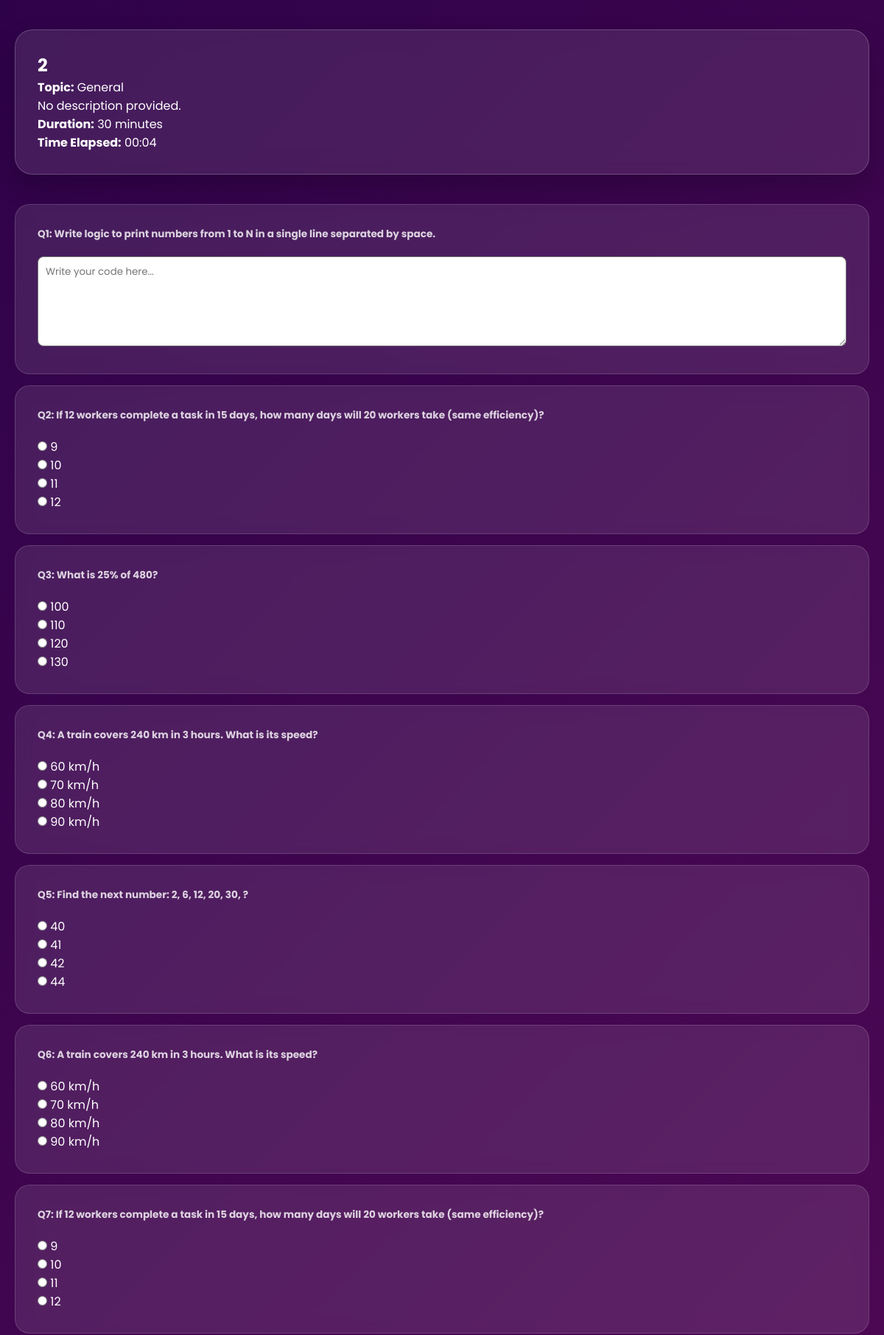
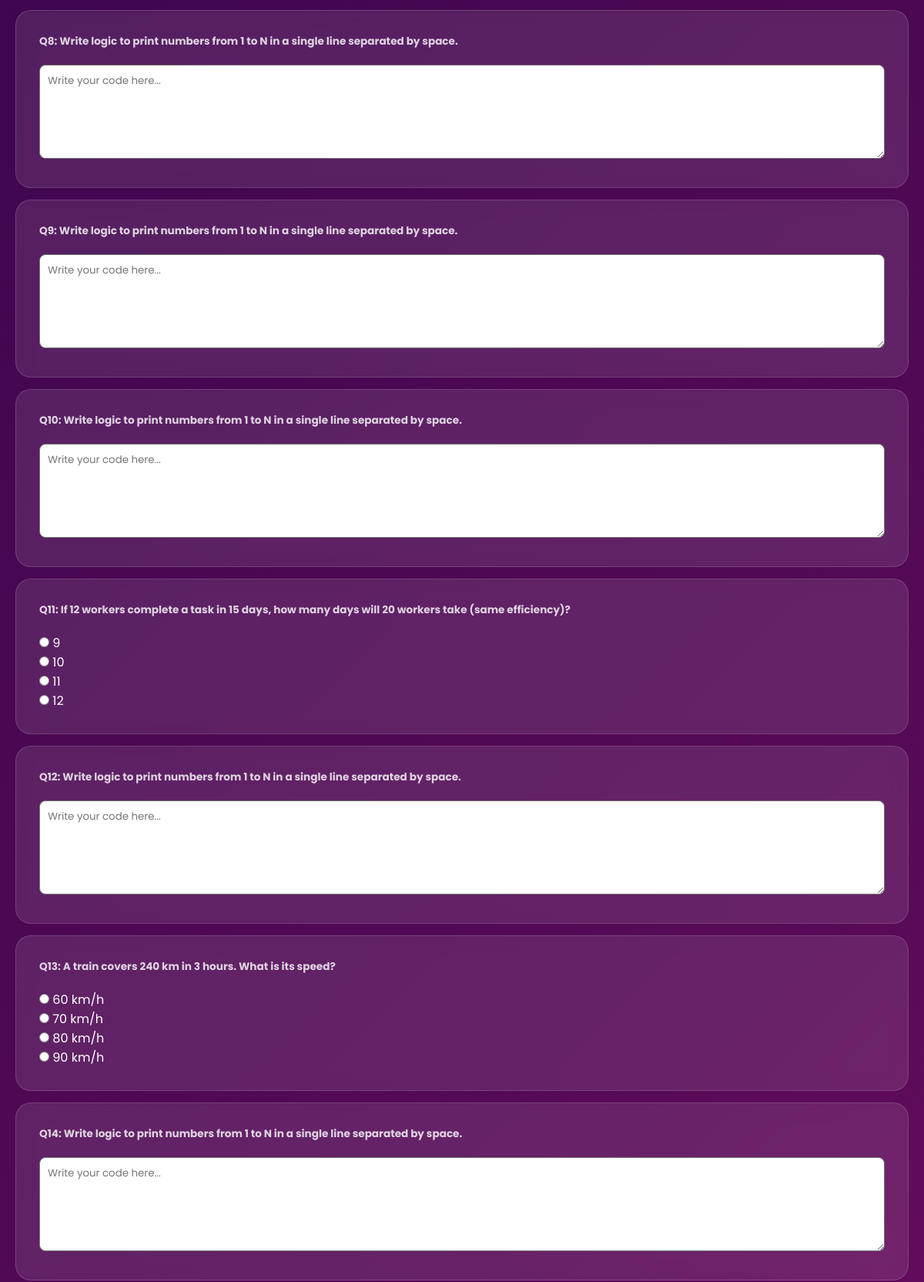
Page /attend_test/2 (signed in, upper part) on the committed database (2 pictures, top to bottom).
### model.py (models this page shows)
class MockTest(db.Model):
    __tablename__ = "mock_test"
    test_id = db.Column(db.Integer, primary_key=True)
    title = db.Column(db.String(150), nullable=False)
    topic = db.Column(db.String(50), default="General")
    description = db.Column(db.Text)
    duration = db.Column(db.Integer)  # in minutes
    admin_id = db.Column(db.Integer, db.ForeignKey("admin.ad_id"), nullable=False)
    questions = db.relationship("Question", backref="test", lazy=True)

class Question(db.Model):
    __tablename__ = "question"
    question_id = db.Column(db.Integer, primary_key=True)
    test_id = db.Column(db.Integer, db.ForeignKey("mock_test.test_id"), nullable=False)
    question_type = db.Column(db.String(20), nullable=False)
    question_text = db.Column(db.Text, nullable=False)
    option_a = db.Column(db.String(255))
    option_b = db.Column(db.String(255))
    option_c = db.Column(db.String(255))
    option_d = db.Column(db.String(255))
    correct_answer = db.Column(db.String(1))  # A, B, C, D
    expected_output = db.Column(db.Text)

### routes.py (the view, shortened to what this page needs)
@app.route("/attend_test/<int:test_id>", methods=["GET", "POST"])
def attend_test(test_id):
    if "student_id" not in session:
        return redirect(url_for("student_login"))
    test = MockTest.query.get_or_404(test_id)
    questions = Question.query.filter_by(test_id=test_id).all()
    return render_template("attend_test.html", test=test, questions=questions)

### templates/attend_test.html (shortened to what this page needs)
{% extends "base.html" %}
{% block body_class %}dashboard-page{% endblock %}
{% block content %}
<div class="dashboard-container">
    <div class="chart-container" style="height: auto;">
        <h2>{{ test.title }}</h2>
        <p><strong>Topic:</strong> {{ test.topic or "General" }}</p>
        <p>{{ test.description or "No description provided." }}</p>
        <p><strong>Duration:</strong> {{ test.duration }} minutes</p>
        <p><strong>Time Elapsed:</strong> <span id="elapsedLabel">00:00</span></p>
    </div>
    <form method="POST">
        {% for question in questions %}
        <div class="feature-card" style="text-align: left; margin-bottom: 15px;">
            <p><strong>Q{{ loop.index }}: {{ question.question_text }}</strong></p>
            {% if question.question_type == "MCQ" %}
                <label><input type="radio" name="question_{{ question.question_id }}" value="A"> {{ question.option_a }}</label><br>
                <label><input type="radio" name="question_{{ question.question_id }}" value="B"> {{ question.option_b }}</label><br>
                <label><input type="radio" name="question_{{ question.question_id }}" value="C"> {{ question.option_c }}</label><br>
                <label><input type="radio" name="question_{{ question.question_id }}" value="D"> {{ question.option_d }}</label>
            {% else %}
                <textarea name="question_{{ question.question_id }}" rows="5" style="width: 100%; padding: 10px; border-radius: 8px;" placeholder="Write your code here..."></textarea>
            {% endif %}
        </div>
        {% endfor %}
    </form>
</div>
{% endblock %}

### static/css/style.css (style rules this page uses)
* { margin: 0; padding: 0; box-sizing: border-box; font-family: 'Poppins', sans-serif; }
.home-page, .login-page, .register-page, .dashboard-page, .edit-page { min-height: 100vh; display: flex; justify-content: center; align-items: center; background: linear-gradient(135deg, #2e0249 0%, #570a57 40%, #a91079 80%, #ff69b4 100%); background-attachment: fixed; color: white; overflow-y: auto; padding: 40px 20px; }
.dashboard-page { min-height: 100vh; padding: 40px 20px; overflow-y: auto !important; }
.dashboard-container { max-width: 1000px; width: 100%; margin: 0 auto; }
.chart-container { background: rgba(255, 255, 255, 0.1); backdrop-filter: blur(15px); border: 1px solid rgba(255, 255, 255, 0.2); border-radius: 24px; padding: 30px; margin-bottom: 40px; height: 350px; box-shadow: 0 15px 35px rgba(0,0,0,0.2); }
.feature-card { background: rgba(255, 255, 255, 0.1); backdrop-filter: blur(10px); border: 1px solid rgba(255, 255, 255, 0.15); border-radius: 20px; padding: 30px; text-align: center; transition: all 0.3s ease; }
.feature-card p { font-size: 0.85rem; opacity: 0.8; margin-bottom: 20px; }
.dashboard-page h1, .dashboard-page h2, .dashboard-page h3, .dashboard-page p { color: white !important; }
.dashboard-container { width: 100%; max-width: 1200px; margin: 0 auto; }

### rows in the picture
MockTest: title "2", topic "General", description "No description provided.", duration "30"
Question: question_text "Write logic to print numbers from 1 to N in a single line separated by space.", question_id "Write your code here..."
Question: question_text "If 12 workers complete a task in 15 days, how many days will 20 workers take (same efficiency)?", option_a "9", option_b "10", option_c "11", option_d "12"
Question: question_text "What is 25% of 480?", option_a "100", option_b "110", option_c "120", option_d "130"
Question: question_text "A train covers 240 km in 3 hours. What is its speed?", option_a "60 km/h", option_b "70 km/h", option_c "80 km/h", option_d "90 km/h"
Question: question_text "Find the next number: 2, 6, 12, 20, 30, ?", option_a "40", option_b "41", option_c "42", option_d "44"
Question: question_text "A train covers 240 km in 3 hours. What is its speed?", option_a "60 km/h", option_b "70 km/h", option_c "80 km/h", option_d "90 km/h"
Question: question_text "If 12 workers complete a task in 15 days, how many days will 20 workers take (same efficiency)?", option_a "9", option_b "10", option_c "11", option_d "12"
Question: question_text "Write logic to print numbers from 1 to N in a single line separated by space.", question_id "Write your code here..."
Question: question_text "Write logic to print numbers from 1 to N in a single line separated by space.", question_id "Write your code here..."
Question: question_text "Write logic to print numbers from 1 to N in a single line separated by space.", question_id "Write your code here..."
Question: question_text "If 12 workers complete a task in 15 days, how many days will 20 workers take (same efficiency)?", option_a "9", option_b "10", option_c "11", option_d "12"
Question: question_text "Write logic to print numbers from 1 to N in a single line separated by space.", question_id "Write your code here..."
Question: question_text "A train covers 240 km in 3 hours. What is its speed?", option_a "60 km/h", option_b "70 km/h", option_c "80 km/h", option_d "90 km/h"
Question: question_text "Write logic to print numbers from 1 to N in a single line separated by space.", question_id "Write your code here..."
